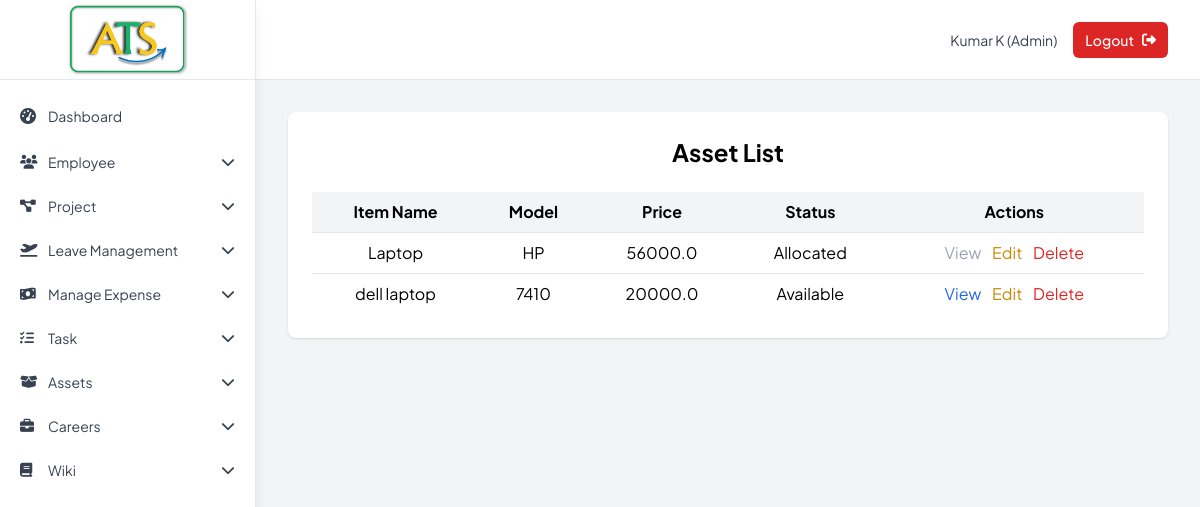
Page /admin/view_assets (signed in) on the earlier database version.
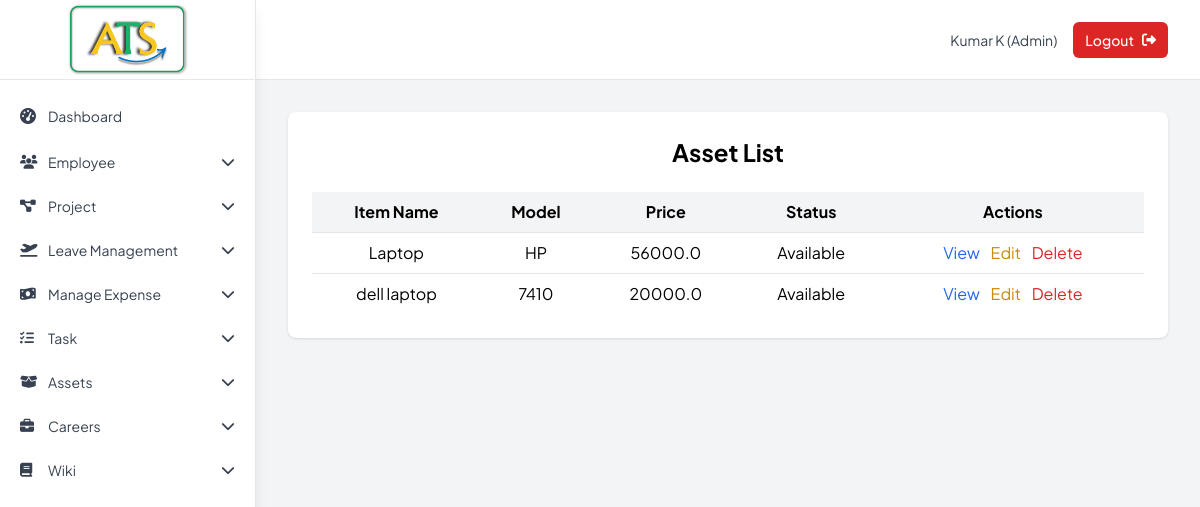
Same page on the later database version.
### tables this page shows
CREATE TABLE TblAssets (
    AssetId INTEGER PRIMARY KEY AUTOINCREMENT,
    ItemName TEXT(250),
    Model TEXT(100),
    Price REAL,
    Descriptions TEXT(500),
    Status TEXT(50)
);

### Backup_Code/app1.py (the view)
@app.route('/admin/view_assets')
def view_assets():
    if 'user_id' not in session or session['emp_type'] != 'admin':
        return redirect(url_for('login'))
    conn = get_db_connection()
    assets = conn.execute('SELECT * FROM TblAssets').fetchall()
    conn.close()
    return render_template('view_assets.html', assets=assets)

### Backup_Code/app1.py (called while the page is built)
def get_db_connection():
    conn = sqlite3.connect('project_tracking.db')
    conn.row_factory = sqlite3.Row
    return conn

### Backup_Code/templates/view_assets.html (shortened to what this page needs)
{% extends "base.html" %}
{% block content %}
<div class="max-w-6xl mx-auto bg-white shadow rounded-lg p-6">
    <h2 class="text-2xl font-bold mb-6 text-center">Asset List</h2>
    <div class="overflow-x-auto">
    <table class="w-full border-collapse">
        <thead>
            <tr class="bg-gray-100">
                <th class="p-2 text-center">Item Name</th>
                <th class="p-2 text-center">Model</th>
                <th class="p-2 text-center">Price</th>
                <th class="p-2 text-center">Status</th>
                <th class="p-2 text-center">Actions</th>
            </tr>
        </thead>
        <tbody>
            {% for asset in assets %}
            <tr class="border-t">
                <td class="p-2 text-center">{{ asset['ItemName'] }}</td>
                <td class="p-2 text-center">{{ asset['Model'] }}</td>
                <td class="p-2 text-center">{{ asset['Price'] }}</td>
                <td class="p-2 text-center">{{ asset['Status'] }}</td>
                <td class="p-2 space-x-2 text-center">
                    {% if asset['Status'] == 'Available' %}
                        <a href="{{ url_for('assets.allocate_asset', asset_id=asset['AssetId']) }}"
                        class="text-blue-600 hover:underline text">View</a>
                    {% else %}
                        <span class="text-gray-400 cursor-not-allowed text">View</span>
                    {% endif %}
                    <a href="{{ url_for('assets.edit_asset', asset_id=asset['AssetId']) }}" class="text-yellow-600 hover:underline text">Edit</a>
                    <a href="{{ url_for('assets.delete_asset', asset_id=asset['AssetId']) }}"
                    class="text-red-600 hover:underline text"
                    onclick="return confirm('Delete this asset?')">Delete</a>
                </td>
            </tr>
            {% endfor %}
        </tbody>
    </table>
    </div>
</div>
{% endblock %}

Differences in the rows shown:
changed TblAssets "Laptop": Status "Allocated" → "Available"
